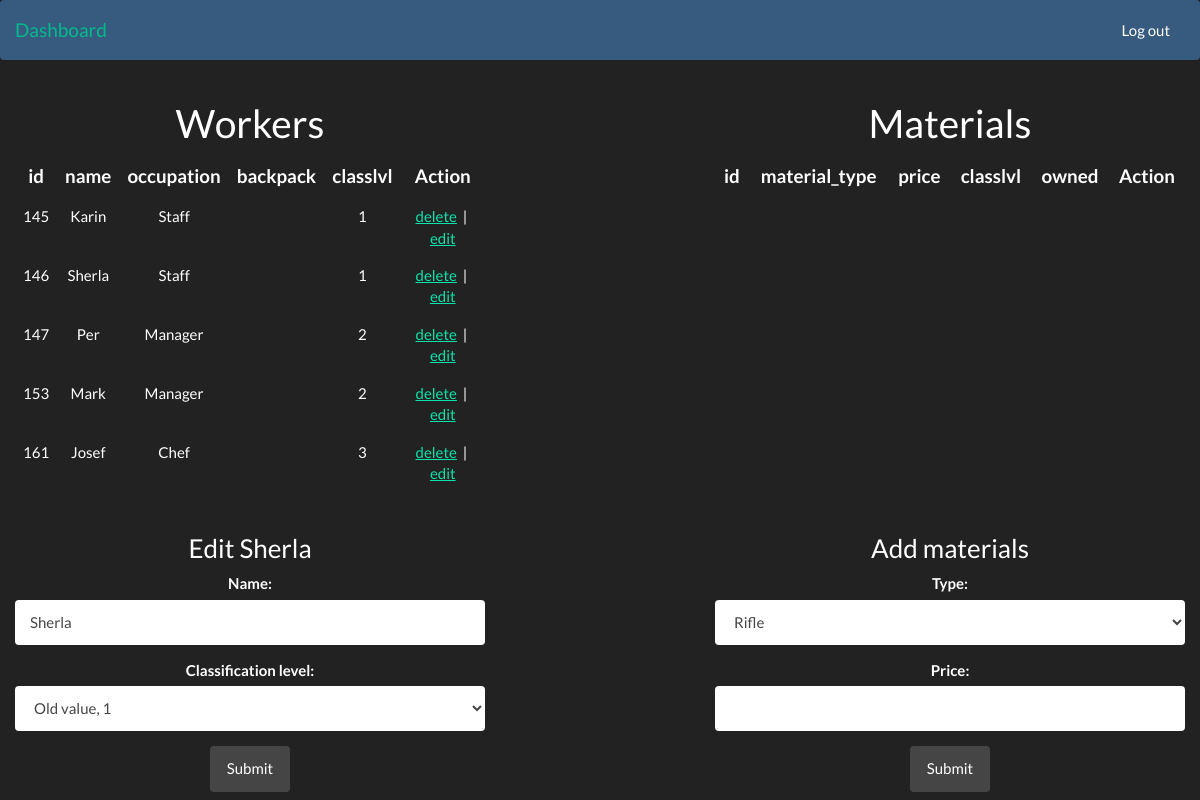
The app's page /dashboard/personal/?edit_per=146 (signed in) with its own data.
### employee.py (models this page shows, shortened)
class Employee(Workers):
    """
    A class for all workers
    """

### app.py (the view, shortened to what this page needs)
@app.route('/dashboard/personal/', methods=['GET', 'POST'])
def personal():
    if g.user:
        edit_per = request.args.get('edit_per')
        edit_mat = request.args.get('edit_mat')
        workers_backpack = None
        try:
            workers_backpack = con.get_worker(edit_per).backpack.split(', ')
        except AttributeError:
            pass
        if (request.method == 'GET'):
            delete_per = request.args.get('del_per')
            delete_mat = request.args.get('del_mat')
            if (delete_per):
                con.delete_worker(delete_per)
            if (delete_mat):
                con.delete_material(delete_mat)
        return render_template(
            'personal.html',
            table_workers=con.create_workers_table(),
            table_material=con.create_material_table(),
            edit_per=edit_per,
            edit_mat=edit_mat,
            worker=con.get_worker(edit_per),
            material=con.get_material(edit_mat),
            av_materials=con.get_avaliable_material(edit_per),
            workers_backpack=workers_backpack
        )
    else:
        return redirect(url_for('index'))

### app.py (called while the page is built)
@app.before_request
def before_request():
    g.user = None
    if 'user' in session:
        g.user = session['user']

### controller.py (called while the page is built, shortened)
    def create_material_table(self):
        table = "<thead><tr>"
        for item in self.material_all_headings:
            table += """
            <th>{}</th>
            """.format(item)
        table += "<th>Action</th></tr></thead><tbody>"
        materials = self.session.query(Materials).all()
        table += "</tbody>"
        return table

    def get_worker(self, edit_id):
        return self.session.query(Workers).filter(Workers.id == edit_id).first()

    def get_material(self, edit_id):
        return self.session.query(Materials).filter(Materials.id == edit_id).first()

    def get_avaliable_material(self, edit_id):
        worker = self.get_worker(edit_id)
        if not worker:
            return None
        bpack = self.get_worker(worker.id).backpack.split(', ')
        all_materials = self.session.query(Materials)
        avaliable_materials = all_materials.filter(
            and_(Materials.classlvl <= worker.classlvl, ~Materials.material_type.in_(bpack))
        ).all()
        return avaliable_materials

### templates/personal.html
{% include 'header.html' %}
<div class="container-fluid" role="main">
    <div class="row">
        <div class="col-md-5 text-center">
            <h1>Workers</h1>
              <table class="table">
                    {{ table_workers|safe }}
              </table>
        </div>
        <div class="col-md-5 col-md-offset-2 text-center">
            <h1>Materials</h1>
              <table class="table">
                    {{ table_material|safe }}
              </table>
        </div>
    </div>
    <div class="row">
        {% include 'persons_edit.html' %}
        {% include 'materials_edit.html' %}
    </div>
</div>
{% include 'footer.html' %}

### templates/persons_edit.html (shortened to what this page needs)
{% if edit_per %}
<div class="col-md-5 text-center">
    <h3>Edit {{ worker.name }}</h3>
    <form role="form" method="POST" action="{{url_for('personal') + '?edit_per=' + edit_per}}">
        <div class="form-group">
            <label for="name">Name: </label>
            <input type="text" name="name" class="form-control" value="{{ worker.name }}"/>
        </div>
        <div class="form-group">
            <label for="sel1">Classification level:</label>
            <select class="form-control" id="sel1" name="classlvl" value="{{ worker.classlvl }}">
                <option value="{{ worker.classlvl }}" selected>Old value, {{ worker.classlvl }}</option>
            </select>
        </div>
        <button type="submit" class="btn btn-default" name="edit_worker">Submit</button>
    </form>
</div>
{% endif %}

### records on screen
Employee: occupation "id name occupation backpack classlvl Action 145 Karin Staff 1 delete | edit 146 Sherla Staff 1 delete | edit 147 Per Manager 2 delete | edit 153 Mark Manager 2 delete | edit 161 Josef Chef 3 delete | edit"
Employee: name "Sherla", classlvl "Old value, 1"

### other values on screen
{{ table_material|safe }} "id material_type price classlvl owned Action"
